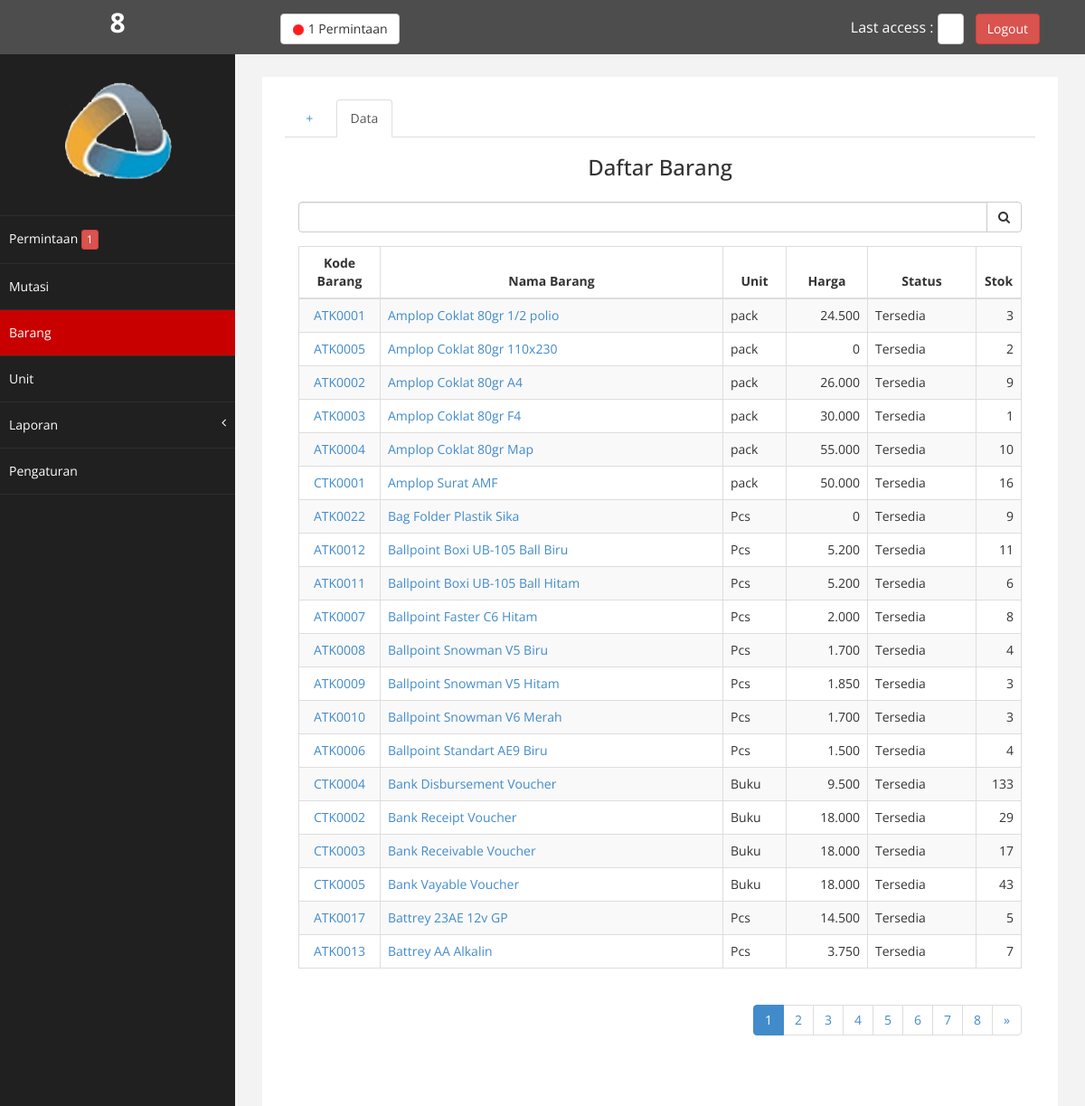
Page /persediaan/listbarang.php (signed in) on the committed database.
### tables this page shows
CREATE TABLE `barang` (
  `x` int(15) UNSIGNED NOT NULL,
  `kodebrg` varchar(7) NOT NULL,
  `brg` varchar(100) NOT NULL,
  `satuan` varchar(10) NOT NULL,
  `harga` double NOT NULL,
  `statusx` varchar(1) NOT NULL,
  `masuk` int(10) NOT NULL,
  `keluar` int(10) NOT NULL,
  `sisa` int(10) NOT NULL,
  `batasmin` int(4) NOT NULL
);

### persediaan/listbarang.php (the view, shortened to what this page needs)
<?php
include('head.php');
if(isset($_POST['txt_brg'])){
	$where_barang = "WHERE brg like '%".$_POST['txt_brg']."%'";
	$txt_brg = $_POST['txt_brg'] ;
	if( strtoupper(substr($txt_brg,0,3))=='ATK' || strtoupper(substr($txt_brg,0,3))=='CTK' || strtoupper(substr($txt_brg,0,3))=='PKR' ){
		$where_barang = "WHERE kodebrg like '".strtoupper($txt_brg)."%'";
	}
}else{
	$where_barang = '';
	$txt_brg = '' ;
}
?>
<link href="assets/js/dataTables/dataTables.bootstrap.css" rel="stylesheet" />
<div id="page-wrapper" >
    <div id="page-inner">
        <div class="row">
            <div class="col-md-12">
                <div class="panel-body">
                    <ul class="nav nav-tabs">
                        <li><a href="barang.php">&nbsp; + &nbsp;</a>
                        </li>
                        <li class="active"><a href="#databrg" data-toggle="tab">Data</a>
                        </li>
                    </ul>
                    <div class="tab-content">
                        <div class="tab-pane fade active in" id="databrg">
                            <h3 align="center">Daftar Barang</h3>
                            <div class="panel-body">
                            <div class="table-responsive">
                                <form role="form" method="post" action="">
                                    <div class="form-group input-group">
                                        <input name="txt_brg" type="text" class="form-control" value="<?php echo $txt_brg; ?>">
                                        <span class="input-group-btn">
                                            <button class="btn btn-default" type="submit"><i class="fa fa-search"></i>
                                            </button>
                                        </span>
                                    </div>
                                </form>
                            	<table class="table table-striped table-bordered table-hover" id="dataTables-example">
                                    <thead>
                                        <tr>
                                            <th style="width:90px;text-align:center">Kode Barang</th>
                                            <th style="text-align:center">Nama Barang</th>
                                            <th style="width:70px;text-align:center">Unit</th>
                                            <th style="width:90px;text-align:center">Harga</th>
                                            <th style="width:120px;text-align:center">Status</th>
                                            <th style="width:50px;text-align:center">Stok</th>
                                        </tr>
                                    </thead>
                                    <tbody>
										<?php
										if($txt_brg==''){
											include('pajinasi.php');
											$p = new Paging();
											$batas=20;
											$posisi = $p->cariPosisi($batas);
											$sql =mysqli_query($jazz,"SELECT * FROM barang ".$where_barang." ORDER BY brg ASC LIMIT $posisi,$batas");
											$jmlrecord = mysqli_num_rows(mysqli_query($jazz,"SELECT x FROM barang " . $where_barang));
											$jmlhalaman = $p->jumlahHalaman($jmlrecord,$batas);
										}else{
											$sql =mysqli_query($jazz,"SELECT * FROM barang ".$where_barang." ORDER BY brg ASC");
										}
                                        while($data = mysqli_fetch_array($sql)){
                                        ?>
                                            <tr>
                                                <td align="center"><a href="barang.php?kode=<?php echo $data[1] ;?>"><?php echo $data[1] ;?></a></td>
                                                <td><a href="barang.php?kode=<?php echo $data[1] ;?>"><?php echo $data[2] ;?></a></td>
                                                <td><?php echo $data[3] ;?></td>
                                                <td align="right"><?php echo number_format($data[4], 0, '', '.') ;?></td>
                                                <td><?php if($data[5]=='1') { echo 'Tersedia'; }else{ echo 'Tidak Tersedia'; } ;?></td>
                                                <td align="right"><?php echo number_format($data[8], 0, '', '.') ;?></td>
                                            </tr>
                                        <?php
                                        }
                                        ?>
                                    </tbody>
                                </table>
                                <?php
								if($txt_brg==''){
                                ?>
                                <ul class="pagination pull-right">
									<?php
                                        $linkHalaman = $p->navHalaman($_REQUEST['page'],$jmlhalaman,'?6226392658758726496922393482423423472364275452sdfsf54234726478=6226392658758726496922sfsf3934824sfs2342347236427545254234726478','');
                                        echo $linkHalaman;
                                    ?>
                                </ul>
                                <?php
								}
                                ?>
                              </div>
                             </div>
                        </div>
                    </div>
                </div>
            </div>
        </div>
    </div>
 </div>
</div>
<?php
include('foot.php');
?>

### persediaan/head.php (shortened to what this page needs)
<?php
include('config.php');
$k = explode('/',$_SERVER['PHP_SELF']);
$k = explode('.php',end($k));
$roll1='';
$acv0='';$acv1='';$acv2='';$acv3='';$acv4='';
$acv5='';$acv6='';$acv7='';$acv8='';
if($k[0] == 'listmutasi'){
	$acv1='active-menu';
}elseif($k[0] == 'listbarang'){
	$acv2='active-menu';
}elseif($k[0] == 'listunit'){
	$acv3='active-menu';
}elseif($k[0] == 'frm_rekapitulasi'){
	$acv4='active-menu';
	$roll1='active';
}elseif($k[0] == 'frm_semua_brg'){
	$acv5='active-menu';
	$roll1='active';
}elseif($k[0] == 'frm_perbrg'){
	$acv6='active-menu';
	$roll1='active';
}elseif($k[0] == 'pengaturan'){
	$acv7='active-menu';
}elseif($k[0] == 'listpermintaan'){
	$acv0='active-menu';
}
?>
<!DOCTYPE html>
<html xmlns="http://www.w3.org/1999/xhtml">
<head>
    <link href="assets/css/bootstrap.css" rel="stylesheet" />
    <link href="assets/css/font-awesome.css" rel="stylesheet" />
    <link href="assets/js/morris/morris-0.4.3.min.css" rel="stylesheet" />
    <link href="assets/css/custom.css" rel="stylesheet" />
</head>
<body>
    <div id="wrapper">
        <nav class="navbar navbar-default navbar-cls-top " role="navigation" style="margin-bottom: 0">
            <div class="navbar-header">
                <a class="navbar-brand" href="welcome.php"><?php echo $_SESSION['u']; ?></a>
            </div>
            <?php
			$sql = mysqli_query($jazz,"SELECT x FROM permintaan WHERE dilihat = '0' AND approve = '1'");
			$xpermintaan = mysqli_num_rows($sql);
			if($xpermintaan>=1){
			?>
            <div style="color: white;padding: 15px 50px 5px 50px;float: left;font-size: 16px;">
			<a href="listpermintaan.php" class="btn btn-default"><img src="../public/images/led.gif"/> <?php echo $xpermintaan;?> Permintaan</a>
    		</div>
            <?php
			}
			if($xpermintaan==0){$zpermintaan='';}else{$zpermintaan='<button class="btn btn-danger btn-xs">'.$xpermintaan.'</button>';}
			?>
  <div style="color: white;
padding: 15px 50px 5px 50px;
float: right;
font-size: 16px;"> Last access :
<div class="btn-group">
  <button data-toggle="dropdown" class="btn btn-default dropdown-toggle"><?php echo $tgl99[1] ; ?> &nbsp;</button>
</div>
 &nbsp; <a href="logout.php" class="btn btn-danger">Logout</a> </div>
        </nav>
                <nav class="navbar-default navbar-side" role="navigation">
            <div class="sidebar-collapse">
                <ul class="nav" id="main-menu">
				<li class="text-center">
                    <img src="assets/img/find_user.png" class="user-image img-responsive"/>
					</li>
                    <li>
                        <a class="<?php echo $acv0 ;?>" href="listpermintaan.php"> Permintaan <?php echo $zpermintaan;?></a>
                    </li>
                    <li>
                        <a class="<?php echo $acv1 ;?>" href="listmutasi.php"> Mutasi</a>
                    </li>
                     <li>
                        <a class="<?php echo $acv2 ;?>" href="listbarang.php"> Barang</a>
                    </li>
                    <li>
                        <a class="<?php echo $acv3 ;?>" href="listunit.php"> Unit</a>
                    </li>
                    <li class="<?php echo $roll1 ;?>" >
                        <a href="javascript:;"> Laporan<span class="fa arrow"></span></a>
                    </li>
                    <li>
                        <a class="<?php echo $acv7 ;?>" href="pengaturan.php"> Pengaturan</a>
                    </li>
                </ul>
            </div>
        </nav>

### persediaan/pajinasi.php (shortened to what this page needs)
<?php
class Paging{
	function cariPosisi($batas){
		if(empty($_REQUEST['page']) || !is_numeric($_REQUEST['page'])){
			$posisi=0;
		}else{
			$posisi = abs(($_REQUEST['page']-1)) * $batas;
		}
		return $posisi;
	}
	function jumlahHalaman($jmldata, $batas){
		$jmlhalaman = ceil($jmldata/$batas);
		return $jmlhalaman;
	}
	function navHalaman($halaman_aktif, $jmlhalaman, $tujuan, $strfdr){
		$link_halaman = "";
		for ($i=1; $i<=$jmlhalaman; $i++){
			if ($i == $halaman_aktif){
				$link_halaman .= '<li class="active"><a href="#">'.$i.'</a></li>';
			}else{
				$link_halaman .= '<li><a href="'.$tujuan.$strfdr.'&page='.$i.'">'.$i.'</a></li>';
			}
			$link_halaman .= "";
		}
		if ($halaman_aktif < $jmlhalaman){
			$next=$halaman_aktif+1;
			$link_halaman .= '<li><a href="'.$tujuan.$strfdr.'&page='.$next.'">&raquo;</a></li>';
		}
		return $link_halaman;
	}
}
?>

### persediaan/foot.php (shortened to what this page needs)
</body>
</html>

### persediaan/assets/css/custom.css (style rules this page uses)
body { font-family: 'Open Sans', sans-serif; }
#wrapper { width: 100%; background:#202020; }
#page-wrapper { padding: 15px 15px; min-height: 600px; background:#F3F3F3; }
#page-inner { width:100%; margin:10px 20px 10px 0px; background-color:#fff!important; padding:10px; min-height:1200px; }
.text-center { text-align:center; }
.user-image { margin: 25px auto; -webkit-border-radius: 10px; -moz-border-radius: 10px; border-radius: 10px; max-height:170px; max-width:170px; }
.navbar-cls-top .navbar-brand { color: #fff; background: #4D4D4D; width: 260px; text-align: center; height: 60px; font-size: 30px; font-weight: 700; }
.active-menu { background-color:#C90000!important; }
.arrow { float: right; }
.fa.arrow:before { content: "\f104"; }
.sidebar-collapse , .sidebar-collapse .nav { background:none; }
.sidebar-collapse .nav { padding:0; }
.sidebar-collapse .nav > li > a { color:#fff; background:#202020; text-shadow:none; }
.sidebar-collapse > .nav > li > a { padding:15px 10px; }
.sidebar-collapse > .nav > li { border-bottom: 1px solid rgba(107, 108, 109, 0.19); }
.navbar-side { border:none; background-color: #202020; }
.navbar-cls-top { background:#4D4D4D; border-bottom:none; }
.navbar-default { border:0px solid black; }
.navbar-header { background: #4D4D4D; }
@media (min-width:768px) { #page-wrapper { margin: 0 0 0 260px; padding: 15px 30px; min-height: 1200px; } }
@media (min-width:768px) { .navbar-side { z-index: 1; position: absolute; width: 260px; } }
@media (min-width:768px) { .navbar { border-radius: 0px; } }

### rows in the picture
barang: kodebrg "ATK0001", brg "Amplop Coklat 80gr 1/2 polio", satuan "pack", harga "24.500", statusx "Tersedia", sisa "3"
barang: kodebrg "ATK0005", brg "Amplop Coklat 80gr 110x230", satuan "pack", harga "0", statusx "Tersedia", sisa "2"
barang: kodebrg "ATK0002", brg "Amplop Coklat 80gr A4", satuan "pack", harga "26.000", statusx "Tersedia", sisa "9"
barang: kodebrg "ATK0003", brg "Amplop Coklat 80gr F4", satuan "pack", harga "30.000", statusx "Tersedia", sisa "1"
barang: kodebrg "ATK0004", brg "Amplop Coklat 80gr Map", satuan "pack", harga "55.000", statusx "Tersedia", sisa "10"
barang: kodebrg "CTK0001", brg "Amplop Surat AMF", satuan "pack", harga "50.000", statusx "Tersedia", sisa "16"
barang: kodebrg "ATK0022", brg "Bag Folder Plastik Sika", satuan "Pcs", harga "0", statusx "Tersedia", sisa "9"
barang: kodebrg "ATK0012", brg "Ballpoint Boxi UB-105 Ball Biru", satuan "Pcs", harga "5.200", statusx "Tersedia", sisa "11"
barang: kodebrg "ATK0011", brg "Ballpoint Boxi UB-105 Ball Hitam", satuan "Pcs", harga "5.200", statusx "Tersedia", sisa "6"
barang: kodebrg "ATK0007", brg "Ballpoint Faster C6 Hitam", satuan "Pcs", harga "2.000", statusx "Tersedia", sisa "8"
barang: kodebrg "ATK0008", brg "Ballpoint Snowman V5 Biru", satuan "Pcs", harga "1.700", statusx "Tersedia", sisa "4"
barang: kodebrg "ATK0009", brg "Ballpoint Snowman V5 Hitam", satuan "Pcs", harga "1.850", statusx "Tersedia", sisa "3"
barang: kodebrg "ATK0010", brg "Ballpoint Snowman V6 Merah", satuan "Pcs", harga "1.700", statusx "Tersedia", sisa "3"
barang: kodebrg "ATK0006", brg "Ballpoint Standart AE9 Biru", satuan "Pcs", harga "1.500", statusx "Tersedia", sisa "4"
barang: kodebrg "CTK0004", brg "Bank Disbursement Voucher", satuan "Buku", harga "9.500", statusx "Tersedia", sisa "133"
barang: kodebrg "CTK0002", brg "Bank Receipt Voucher", satuan "Buku", harga "18.000", statusx "Tersedia", sisa "29"
barang: kodebrg "CTK0003", brg "Bank Receivable Voucher", satuan "Buku", harga "18.000", statusx "Tersedia", sisa "17"
barang: kodebrg "CTK0005", brg "Bank Vayable Voucher", satuan "Buku", harga "18.000", statusx "Tersedia", sisa "43"
barang: kodebrg "ATK0017", brg "Battrey 23AE 12v GP", satuan "Pcs", harga "14.500", statusx "Tersedia", sisa "5"
barang: kodebrg "ATK0013", brg "Battrey AA Alkalin", satuan "Pcs", harga "3.750", statusx "Tersedia", sisa "7"

### other values in the picture
$_SESSION['u'] "8"
$xpermintaan "1"
